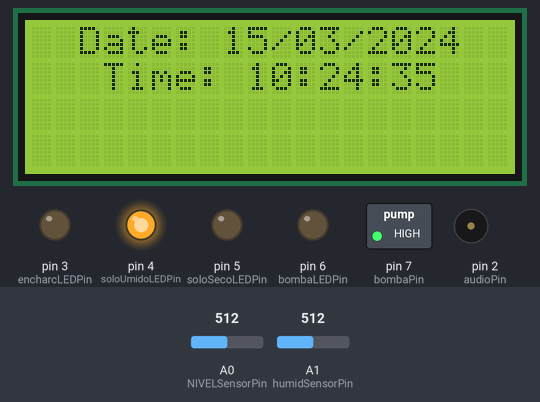
Simulated run of this sketch. Board: Arduino Uno, built with avr-gcc and run on an emulated ATmega328P. Parts: 20×4 character LCD, switched loads named in the sketch (green lamp = pin HIGH), output pins drawn as LEDs (lit = HIGH), buzzer (waves = sounding). Inputs (shaded band) come from the test bench; at power-on: A1 (humidSensorPin) = 512, A0 (NIVELSensorPin) = 512. The local clock reads 2024-03-15 10:24:30 at power-on unless the sketch sets it; what the sketch prints to the serial monitor is not drawn.

Above: at 6.3 s.
6.4 s: A1 (humidSensorPin) set to 687
At 6.62 s:
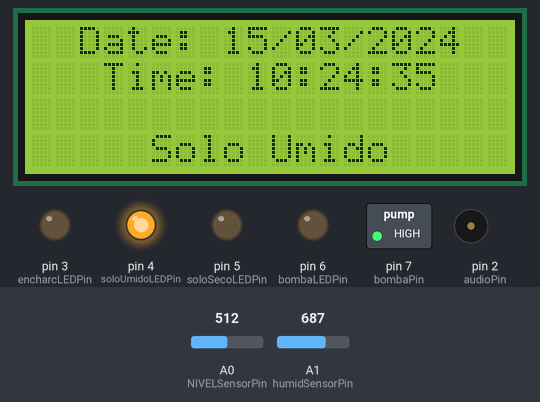
8.4 s: A1 (humidSensorPin) set to 708
At 9.91 s:
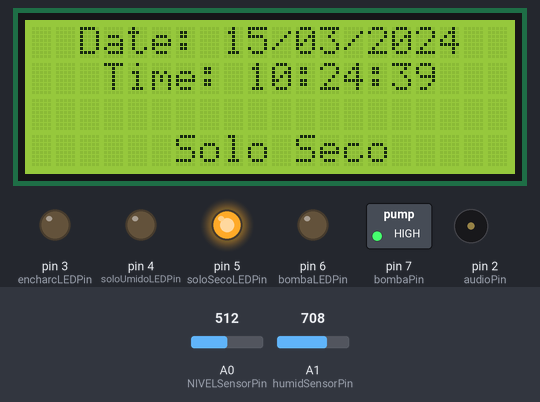
12.0 s: A1 (humidSensorPin) set to 190
At 13.02 s:
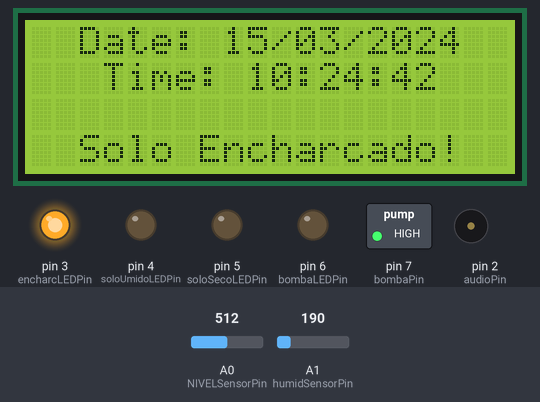
Timing chart, 0 to 15.0 s (numbered marks = the images above; inputs shaded):
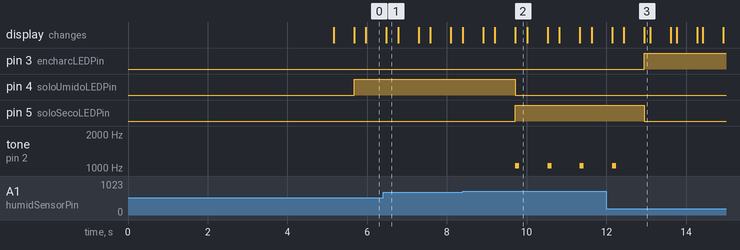

The sketch:

Arduino_Watering_System.ino
```cpp
/*
#####################################################################################
#  	File:               Arduino_Watering_sustem.ino
#       Processor:          Arduino UNO, MEGA ou Teensy++ 2.0
#  	Language:	    Wiring / C /Processing /Fritzing / Arduino IDE
#
#	Objectives:         Watering System - Irrigation
#
#	Behavior:	    When the soil is dry,
#
#
#
#   Author:                 Marcelo Moraes
#   Date:                   12/10/12
#   place:                  Brazil, Sorocaba City
#
#####################################################################################

  This project contains public domain code.
  The modification is allowed without notice.

 */

// libraries definition
#include <Wire.h>
#include <LiquidCrystal_I2C.h>
#include "RTClib.h"


// frequency musical notes
#define NOTE_C6  1047
#define NOTE_C3  131
#define NOTE_G3  196

// pins definition
int NIVELSensorPin = 0;
int humidSensorPin = 1;
int audioPin = 2;
int encharcLEDPin = 3;
int soloUmidoLEDPin = 4;
int soloSecoLEDPin = 5;
int bombaLEDPin = 6;
int bombaPin = 7;

// variables
int NIVELSensorValue;       // armazena os valores do sensor de nível
int umidadeSensorValue;    // armazena os valores do sensor de umidade
int j = 0;

// system messages
const char *string_table[] =
{
  "    Bem Vindo! = )",
  "nivel BAIXO tanque",
  "      Solo Seco",
  "     Solo Umido",
  "  Solo Encharcado!",
  "Ligada Bomba de Agua",
  "    IRRIG-AUTO",
  "     AGROBRAS",
  "  Por favor, espere!"
};

// objects definition
RTC_DS1307 RTC;
LiquidCrystal_I2C lcd(0x27,20,4);


void setup(){
  // serial initialization
  Serial.begin(9600);

  // LCD initialization
  lcd.init();
  lcd.backlight();     // with Backlight
  lcd.clear();         // clearscreen

  // Wire initialization
  Wire.begin();

  // RTC initialization
  RTC.begin();
  if (!RTC.isrunning()){
    // data e hora ajustar como a data e hora do computador PC
    RTC.adjust(DateTime(__DATE__, __TIME__));
  }

  // Arduino pins initalization
  pinMode(audioPin, OUTPUT);
  pinMode(encharcLEDPin, OUTPUT);
  pinMode(soloUmidoLEDPin,OUTPUT);
  pinMode(soloSecoLEDPin,OUTPUT);
  pinMode(bombaLEDPin,OUTPUT);


  pinMode( bombaPin,OUTPUT);

  // desligar a bomba
  digitalWrite( bombaPin,HIGH);

  // LCD initial messages
  lcd.clear();
  lcd.setCursor(0,0);
  lcd.print(string_table[6]);
  lcd.setCursor(0,1);
  lcd.print(string_table[7]);
  lcd.setCursor(0,3);
  lcd.print(string_table[0]);
  // initialization delay
  delay(5000);
}


void loop(){


  // RTC definição de parâmetros
  DateTime myRTC = RTC.now();
  int H = myRTC.hour();
  int M = myRTC.minute();
  int S = myRTC.second();

  // chamada de função Relógio
  //RightHour();

  // lê os sensores
  NIVELSensorValue = analogRead(NIVELSensorPin);
  umidadeSensorValue = analogRead(humidSensorPin);
  Serial.println(umidadeSensorValue);

  // se baixo nível de água : toca o alarme de baixo nível
  /*
  if(NIVELSensorValue > 600){
    // mensagens do sistema
    lcd.clear();
    RightHour();
    lcd.setCursor(0,3);
    lcd.print(string_table[1]);
    // reproduz o som de alarme
    for(int i=0;i<2;i++){
      tone(audioPin, NOTE_G3, 200);
      delay(200);
      tone(audioPin, NOTE_C3, 200);
      delay(200);
      noTone(audioPin);
    }
  }
  */

  // verifique a faixa de umidade
  if(umidadeSensorValue >= 700){
    // em caso de solo seco :
    // mensagens do sistema
    lcd.clear();
    RightHour();
    lcd.setCursor(0,3);
    lcd.print(string_table[2]);
    // acende-se o LED correto
    digitalWrite(soloSecoLEDPin,HIGH);
    digitalWrite(soloUmidoLEDPin,LOW);
    digitalWrite(encharcLEDPin,LOW);
    // reproduz o som de alarme
    tone(audioPin, NOTE_C6, 100);
    delay(250);
    noTone(audioPin);
  }
  if((umidadeSensorValue < 700) && (umidadeSensorValue >= 300)){
    // em caso de solo úmido :
    // mensagens do sistema
    lcd.clear();
    RightHour();
    lcd.setCursor(0,3);
    lcd.print(string_table[3]);
    // acende-se o LED correto
    digitalWrite(soloSecoLEDPin,LOW);
    digitalWrite(soloUmidoLEDPin,HIGH);
    digitalWrite(encharcLEDPin,LOW);
    delay(250);
  }
  if(umidadeSensorValue < 200){
    // no caso de solo encharcado :
    // mensagens do sistema
    lcd.clear();
    RightHour();
    lcd.setCursor(0,3);
    lcd.print(string_table[4]);
    // lights up the correct LED
    digitalWrite(soloSecoLEDPin,LOW);
    digitalWrite(soloUmidoLEDPin,LOW);
    digitalWrite(encharcLEDPin,HIGH);
    delay(100);
  }

  // Se o solo está seco e se é o momento certo : ligar a bomba durante 1 minuto
  if((H == 01) && (M == 47) && (S == 00)){
    Serial.println("deu a hora");
    while(umidadeSensorValue >= 700){
      // system messages
      lcd.clear();
      RightHour();
      lcd.setCursor(0,1);
      lcd.print(string_table[8]);
      lcd.setCursor(0,3);
      lcd.print(string_table[5]);
      // turn the pump on
      digitalWrite( bombaPin,LOW);
      Serial.println("ligar bomba");
      digitalWrite(bombaLEDPin,HIGH);
      delay(800);

      // turn the pump off
    digitalWrite( bombaPin,HIGH);
    Serial.println("desligar bomba");
    digitalWrite(bombaLEDPin,LOW);
    Serial.println(umidadeSensorValue);

      delay(2000);

      // se o solo não ESTA úmido até agora
      // Lê o sensor de humidade mais uma vez
      umidadeSensorValue = analogRead(humidSensorPin);
      Serial.println(umidadeSensorValue);
    }
    // turn the pump off
    digitalWrite( bombaPin,HIGH);
    Serial.println("desligar bomba");
    digitalWrite(bombaLEDPin,LOW);
    Serial.println(umidadeSensorValue);
  }


  // Se o solo está seco e se é o momento certo : ligar a bomba durante 1 minuto
  if((H == 23) && (M == 40) && (S == 00)){
    Serial.println("deu a hora");
    while(umidadeSensorValue >= 700){
      // system messages
      lcd.clear();
      RightHour();
      lcd.setCursor(0,1);
      lcd.print(string_table[8]);
      lcd.setCursor(0,3);
      lcd.print(string_table[5]);
      // turn the pump on
      digitalWrite( bombaPin,LOW);
      Serial.println("ligar bomba");
      digitalWrite(bombaLEDPin,HIGH);
      delay(10000);
      // se o solo não ESTA úmido até agora
      // Lê o sensor de humidade mais uma vez
      umidadeSensorValue = analogRead(humidSensorPin);
      Serial.println(umidadeSensorValue);
    }
    // turn the pump off
    digitalWrite( bombaPin,HIGH);
    digitalWrite(bombaLEDPin,LOW);
    Serial.println(umidadeSensorValue);
  }

}

// Função Time Clock real
void RightHour()
{
  DateTime Now = RTC.now();
  String clock_date = "  Date: ";
  String clock_hour = "   Time: ";

  int _day = Now.day();
  int _month = Now.month();
  int _year = Now.year();

  clock_date += fixZero(_day);
  clock_date += "/";
  clock_date += fixZero(_month);
  clock_date += "/";
  clock_date += _year;

  int _hour = Now.hour();
  int _minute = Now.minute();
  int _second = Now.second();

  clock_hour += fixZero(_hour);
  clock_hour += ":";
  clock_hour += fixZero(_minute);
  clock_hour += ":";
  clock_hour += fixZero(_second);

  lcd.clear();
  lcd.setCursor(0, 0);
  lcd.print(clock_date);
  lcd.setCursor(0, 1);
  lcd.print(clock_hour);

  delay(500);
}


String fixZero(int i)
{
  String ret;
  if (i < 10) ret += "0";
  ret += i;
  return ret;
}
```

Measured:
- the behaviour switches between 699 and 700 on A1 (humidSensorPin) (found by bisection; images 1 and 2)
- after the input at 8.4 s, pin 4 (soloUmidoLEDPin): HIGH → LOW after 1.3 s; pin 5 (soloSecoLEDPin): LOW → HIGH after 1.3 s; tone on pin 2 (audioPin): alternates 1047 Hz for 0.10 s and silent for 0.71 s, starting after 1.3 s; the display: first differs from a run without the input after 1.3 s (image 2)
- after the input at 12.0 s, pin 3 (encharcLEDPin): LOW → HIGH after 0.95 s; pin 5 (soloSecoLEDPin): HIGH → LOW after 0.95 s; tone on pin 2 (audioPin): goes on until 12.2 s, then stays silent; the display: first differs from a run without the input after 0.95 s (image 3)
